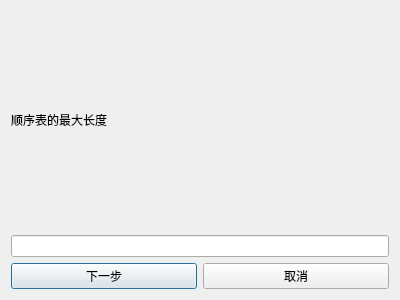
<?xml version="1.0" encoding="UTF-8"?>
<ui version="4.0">
 <class>Dialog_arrlist_load</class>
 <widget class="QDialog" name="Dialog_arrlist_load">
  <property name="geometry">
   <rect>
    <x>0</x>
    <y>0</y>
    <width>400</width>
    <height>300</height>
   </rect>
  </property>
  <property name="windowTitle">
   <string>设置最大长度</string>
  </property>
  <layout class="QVBoxLayout" name="verticalLayout_2">
   <item>
    <layout class="QVBoxLayout" name="verticalLayout">
     <item>
      <widget class="QLabel" name="label">
       <property name="text">
        <string>顺序表的最大长度</string>
       </property>
      </widget>
     </item>
     <item>
      <widget class="QLineEdit" name="line_value"/>
     </item>
    </layout>
   </item>
   <item>
    <layout class="QHBoxLayout" name="horizontalLayout">
     <item>
      <widget class="QPushButton" name="btn1">
       <property name="text">
        <string>下一步</string>
       </property>
      </widget>
     </item>
     <item>
      <widget class="QPushButton" name="btn2">
       <property name="text">
        <string>取消</string>
       </property>
      </widget>
     </item>
    </layout>
   </item>
  </layout>
 </widget>
 <resources/>
 <connections>
  <connection>
   <sender>btn1</sender>
   <signal>clicked()</signal>
   <receiver>Dialog_arrlist_load</receiver>
   <slot>accept()</slot>
   <hints>
    <hint type="sourcelabel">
     <x>104</x>
     <y>221</y>
    </hint>
    <hint type="destinationlabel">
     <x>199</x>
     <y>149</y>
    </hint>
   </hints>
  </connection>
  <connection>
   <sender>btn2</sender>
   <signal>clicked()</signal>
   <receiver>Dialog_arrlist_load</receiver>
   <slot>reject()</slot>
   <hints>
    <hint type="sourcelabel">
     <x>295</x>
     <y>221</y>
    </hint>
    <hint type="destinationlabel">
     <x>199</x>
     <y>149</y>
    </hint>
   </hints>
  </connection>
 </connections>
</ui>
